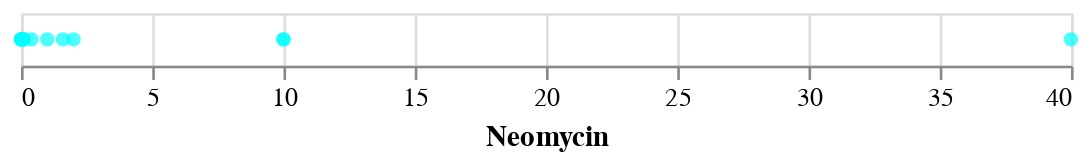

Here is the notebook cell this chart was saved with:
### Markdown cell above
## Achsen

### Code cell
alt.Chart(df).mark_circle(color="aqua").encode(
    alt.X("Neomycin:Q")
)

### Figure 1 — Vega-Lite specification as saved in the notebook (floating-point values rounded to 4 significant figures)
{"$schema": "https://vega.github.io/schema/vega-lite/v4.8.1.json", "config": {"view": {"continuousHeight": 300, "continuousWidth": 400}}, "data": {"name": "data-8833440f737304311e72aeeffd7b9881"}, "datasets": {"data-8833440f737304311e72aeeffd7b9881": [{"Bacteria": "Aerobacter aerogenes", "Genus": "other", "Gram_Staining": "negative", "Neomycin": 1.6, "Penicillin": 870, "Streptomycin": 1}, {"Bacteria": "Bacillus anthracis", "Genus": "other", "Gram_Staining": "positive", "Neomycin": 0.007, "Penicillin": 0.001, "Streptomycin": 0.01}, {"Bacteria": "Brucella abortus", "Genus": "other", "Gram_Staining": "negative", "Neomycin": 0.02, "Penicillin": 1, "Streptomycin": 2}, {"Bacteria": "Diplococcus pneumoniae", "Genus": "other", "Gram_Staining": "positive", "Neomycin": 10, "Penicillin": 0.005, "Streptomycin": 11}, {"Bacteria": "Escherichia coli", "Genus": "other", "Gram_Staining": "negative", "Neomycin": 0.1, "Penicillin": 100, "Streptomycin": 0.4}, {"Bacteria": "Klebsiella pneumoniae", "Genus": "other", "Gram_Staining": "negative", "Neomycin": 1, "Penicillin": 850, "Streptomycin": 1.2}, {"Bacteria": "Mycobacterium tuberculosis", "Genus": "other", "Gram_Staining": "negative", "Neomycin": 2, "Penicillin": 800, "Streptomycin": 5}, {"Bacteria": "Proteus vulgaris", "Genus": "other", "Gram_Staining": "negative", "Neomycin": 0.1, "Penicillin": 3, "Streptomycin": 0.1}, {"Bacteria": "Pseudomonas aeruginosa", "Genus": "other", "Gram_Staining": "negative", "Neomycin": 0.4, "Penicillin": 850, "Streptomycin": 2}, {"Bacteria": "Salmonella (Eberthella) typhosa", "Genus": "Salmonella", "Gram_Staining": "negative", "Neomycin": 0.008, "Penicillin": 1, "Streptomycin": 0.4}, {"Bacteria": "Salmonella schottmuelleri", "Genus": "Salmonella", "Gram_Staining": "negative", "Neomycin": 0.09, "Penicillin": 10, "Streptomycin": 0.8}, {"Bacteria": "Staphylococcus albus", "Genus": "Staphylococcus", "Gram_Staining": "positive", "Neomycin": 0.001, "Penicillin": 0.007, "Streptomycin": 0.1}, {"Bacteria": "Staphylococcus aureus", "Genus": "Staphylococcus", "Gram_Staining": "positive", "Neomycin": 0.001, "Penicillin": 0.03, "Streptomycin": 0.03}, {"Bacteria": "Streptococcus fecalis", "Genus": "Streptococcus", "Gram_Staining": "positive", "Neomycin": 0.1, "Penicillin": 1, "Streptomycin": 1}, {"Bacteria": "Streptococcus hemolyticus", "Genus": "Streptococcus", "Gram_Staining": "positive", "Neomycin": 10, "Penicillin": 0.001, "Streptomycin": 14}, {"Bacteria": "Streptococcus viridans", "Genus": "Streptococcus", "Gram_Staining": "positive", "Neomycin": 40, "Penicillin": 0.005, "Streptomycin": 10}]}, "encoding": {"x": {"field": "Neomycin", "type": "quantitative"}}, "mark": {"color": "aqua", "type": "circle"}}
